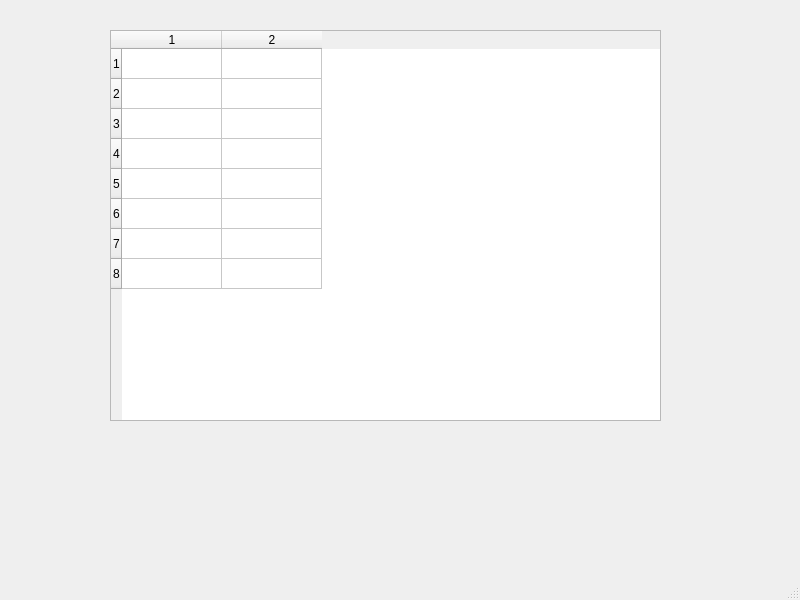
<?xml version="1.0" encoding="UTF-8"?>
<ui version="4.0">
 <class>hardwareInfo</class>
 <widget class="QMainWindow" name="hardwareInfo">
  <property name="geometry">
   <rect>
    <x>0</x>
    <y>0</y>
    <width>800</width>
    <height>600</height>
   </rect>
  </property>
  <property name="windowTitle">
   <string>MainWindow</string>
  </property>
  <widget class="QWidget" name="centralwidget">
   <widget class="QTableWidget" name="tableWidget">
    <property name="geometry">
     <rect>
      <x>110</x>
      <y>30</y>
      <width>551</width>
      <height>391</height>
     </rect>
    </property>
    <property name="rowCount">
     <number>8</number>
    </property>
    <property name="columnCount">
     <number>2</number>
    </property>
    <row/>
    <row/>
    <row/>
    <row/>
    <row/>
    <row/>
    <row/>
    <row/>
    <column/>
    <column/>
   </widget>
  </widget>
  <widget class="QMenuBar" name="menubar">
   <property name="geometry">
    <rect>
     <x>0</x>
     <y>0</y>
     <width>800</width>
     <height>22</height>
    </rect>
   </property>
  </widget>
  <widget class="QStatusBar" name="statusbar"/>
 </widget>
 <resources/>
 <connections/>
</ui>
